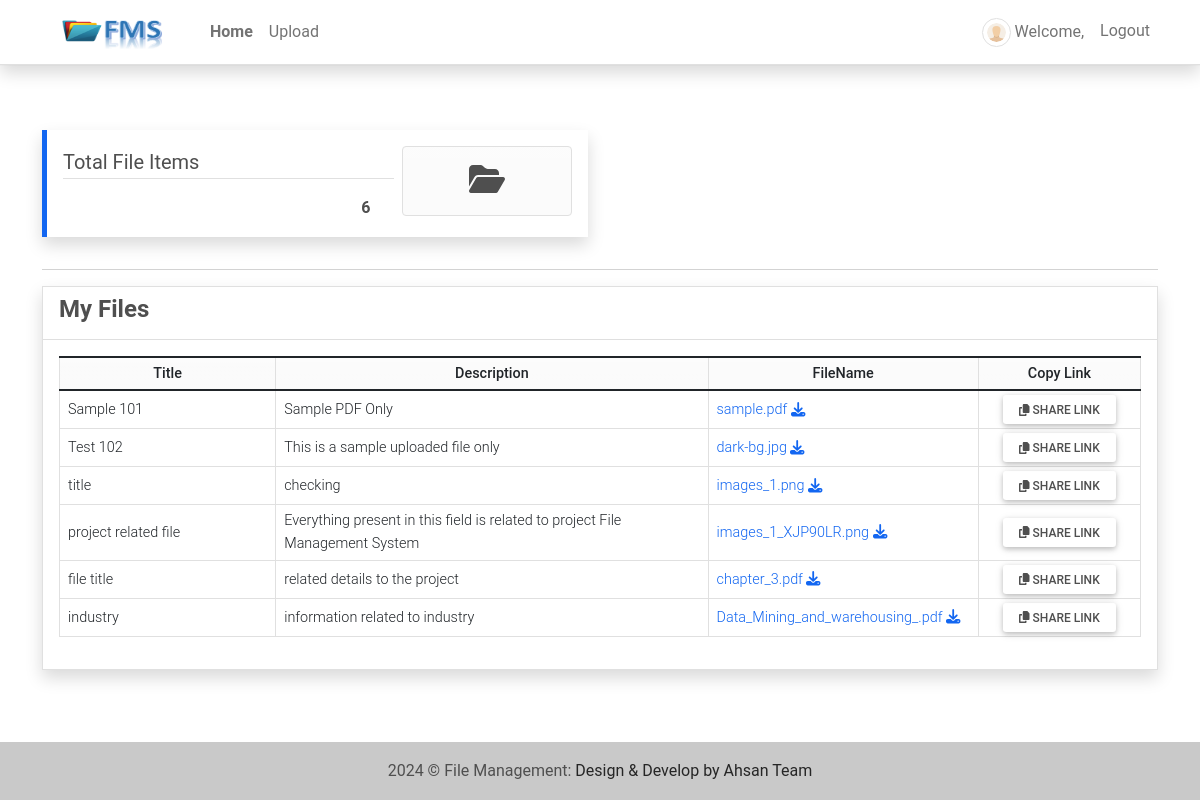
Screenshot of / (signed in) with the database file from the repository.
### fmsApp/models.py (models this page shows, shortened)
class Post(models.Model):
    user = models.ForeignKey(User, on_delete=models.CASCADE)
    title = models.CharField(max_length=250)
    description = models.TextField(blank=True, null=True)
    file_path = models.FileField(upload_to='uploads/',blank=True, null=True)
    date_created = models.DateTimeField(default=timezone.now)
    date_updated = models.DateTimeField(auto_now=True)
    def get_share_url(self):
        fernet = Fernet(settings.ID_ENCRYPTION_KEY)
        value = fernet.encrypt(str(self.pk).encode())
        value = base64.urlsafe_b64encode(value).decode()
        return reverse("share-file-id", kwargs={"id": (value)})

### fmsApp/views.py (the view)
# urls.py: path('', views.home, name='home-page'),
@login_required
def home(request):
    context['page_title'] = 'Home'
    if request.user.is_superuser:
        posts = Post.objects.all()
    else:
        posts = Post.objects.filter(user = request.user).all()
    context['posts'] = posts
    context['postsLen'] = posts.count()
    print(request.build_absolute_uri())
    return render(request, 'home.html',context)

### fmsApp/templatetags/customfilter.py (called while the page is built)
@register.filter
def replaceBlank(value,stringVal = ""):
    value = str(value).replace(stringVal, '')
    return value

### fmsApp/templates/home.html (shortened to what this page needs)
{% extends "base.html" %} {% load humanize %} {% load customfilter %} {% block pageContent %}
<section class="">
    <div class="row">
        <div class="col-lg-6 col-md-6 col-sm-12 col-xs-12">
            <div class="card rounded-0 shadow border-primary text-start summary-card my-3">
                <div class="card-body">
                    <div class="d-flex w-100">
                        <div class="col-8 pe-2">
                            <div class="summary-title fs-5 border-bottom">Total File Items</div>
                            <div class="summary-count text-end fw-bolder mt-3 px-4">{{ postsLen|intcomma }}</div>
                        </div>
                        <div class="col-4">
                            <div class="summary-icon p-3 rounded border text-center bg-gradient bg-light">
                                <i class="fa fa-folder-open fs-2"></i>
                            </div>
                        </div>
                    </div>
                </div>
            </div>
        </div>
    </div>
    <hr>
    <div class="row">
        <div class="col-lg-12 col-md-12 col-sm-12 col-xs-12">
            <div class="card card-default border rounded-0 shadow">
                <div class="card-header">
                    <h4 class="card-title"><b>My Files</b></h4>
                </div>
                <div class="card-body">
                    <table class="table table-bordered" id="file-table">
                        <colgroup>
                            <col width="20%">
                            <col width="40%">
                            <col width="25%">
                            <col width="15%">
                        </colgroup>
                        <thead>
                            <tr class="bg-gradient bg-light">
                                <th class=text-center>Title</th>
                                <th class=text-center>Description</th>
                                <th class=text-center>FileName</th>
                                <th class=text-center>Copy Link</th>
                            </tr>
                        </thead>
                        <tbody>
                            {% for post in posts %}
                            <tr>
                                <td class="text-start">{{ post.title }}</td>
                                <td class="text-start">{{ post.description }}</td>
                                <td class="text-start"><a href="{{ post.file_path.url }}" download="{{ post.file_path|replaceBlank:'uploads/' }}">{{ post.file_path|replaceBlank:'uploads/' }} <i class="fa fa-download"></i></a></td>
                                <td class="text-center"><button class="btn btn-default bg-gradient btn-sm copy-link" type="button" data-url="{{ request.build_absolute_uri|slice:':-1' }}{{ post.get_share_url }}" title="Copy Link tp clipboard"><i class="fa fa-copy"></i> Share Link</button></td>
                            </tr>
                            {% endfor %}
                        </tbody>
                    </table>
                </div>
            </div>
        </div>
    </div>
</section>
</div> {% endblock pageContent %}

### fmsApp/templates/base.html (shortened to what this page needs)
{% load static %}
<!DOCTYPE html>
<html lang="en">
<head>
    <link rel="stylesheet" href="{% static 'assets/font-awesome/css/all.min.css' %}">
    <link rel="stylesheet" href="{% static 'assets/bootstrap/css/bootstrap.min.css' %}">
    <link rel="stylesheet" href="{% static 'assets/select2/dist/css/select2.min.css' %}">
    <link rel="stylesheet" href="{% static 'assets/mdb-blogtemplate/css/mdb.min.css' %}" />
    <link rel="stylesheet" href="{% static 'assets/DataTables/datatables.min.css' %}" />
    <link rel="stylesheet" href="{% static 'assets/default/css/style.css' %}">
</head>
<body class="">
    {% block TopNavigation %} {% include "TopNavigation.html" %} {% endblock TopNavigation %}
    <main class="py-5">
        <div class="container mb-3">
             {% block pageContent %} {% endblock pageContent %}
    </main>
    <footer class="bg-light text-lg-start">
        <div class="text-center p-3" style="background-color: rgba(0, 0, 0, 0.2);">
             {% now 'Y' %}  © File Management:
            <a class="text-dark" href="https://sourcecodester.com/tips23" target="_blank">Design & Develop by Ahsan Team</a>
        </div>
    </footer>
</body>
</html>

### fmsApp/templates/topNavigation.html (shortened to what this page needs)
{% load static %}
<header>
    <nav class="navbar navbar-expand-lg navbar-light bg-white fixed-top shadow border-bottom">
        <div class="container">
            <a class="navbar-brand" target="_blank" href="{% url 'home-page' %}">
                <img src="{{ MEDIA_URL }}/default/fms-logo.png" height="16" alt="{{ MEDIA_URL }}" loading="lazy" style="margin-top: -3px;" />
            </a>
            <div class="collapse navbar-collapse" id="navbarExample01">
                <ul class="navbar-nav me-auto mb-2 mb-lg-0" id="topNav">
                    {% if user.id %}
                    <li class="nav-item">
                        <a class="nav-link" aria-current="page" href="{% url 'home-page' %}">Home</a>
                    </li>
                    <li class="nav-item">
                        <a class="nav-link" aria-current="page" href="{% url 'posts-page' %}">Upload</a>
                    </li>
                    {% endif %}
                </ul>
                <ul class="navbar-nav d-flex flex-row">
                    {% if user.id %} {% if user.profile.user_type == 1 %} {% endif %}
                    <li class="nav-item me-3 me-lg-0">
                        <a class="nav-link" href="{% url 'profile' %}">
                            <span class="me-1"><img src="{{ MEDIA_URL }}/default/default-avatar.png" alt="User Avatar" id="user-avatar" class="img-thumbnail rounded-circle"></span>Welcome, {{ user.first_name }} {{user.last_name}}
                        </a>
                    </li>
                    <li class="nav-item me-3 me-lg-0">
                        <a class="nav-link" href="{% url 'logout' %}">Logout</a>
                    </li>
                    {% endif %}
                </ul>
            </div>
        </div>
    </nav>
</header>

### static/assets/default/css/style.css (style rules this page uses)
html, body { height: 100%; width: 100%; max-height: 100%; overflow: auto; display: flex; flex-direction: column; }
body>header { flex-shrink: auto; }
body>main { flex-shrink: auto; flex-grow: auto; overflow: auto; }
body>footer { flex-shrink: auto; position: absolute; bottom: 0; left: 0; width: calc(100%); }
#user-avatar { width: 1.8rem; height: 1.8rem; object-fit: scale-down; object-position: center center; }
.navbar-brand>img { width: 7em; height: 2em; }
.nav-item.active a.nav-link { font-weight: bolder !important; }
.summary-card { border-left-width: 5px !important; border-left-style: solid; }

### rows the page displays
Post: title "Sample 101", description "Sample PDF Only", file_path "sample.pdf"
Post: title "Test 102", description "This is a sample uploaded file only", file_path "dark-bg.jpg"
Post: title "title", description "checking", file_path "images_1.png"
Post: title "project related file", description "Everything present in this field is related to project File Management System", file_path "images_1_XJP90LR.png"
Post: title "file title", description "related details to the project", file_path "chapter_3.pdf"
Post: title "industry", description "information related to industry", file_path "Data_Mining_and_warehousing_.pdf"

### other values shown
{{ postsLen|intcomma }} "6"
